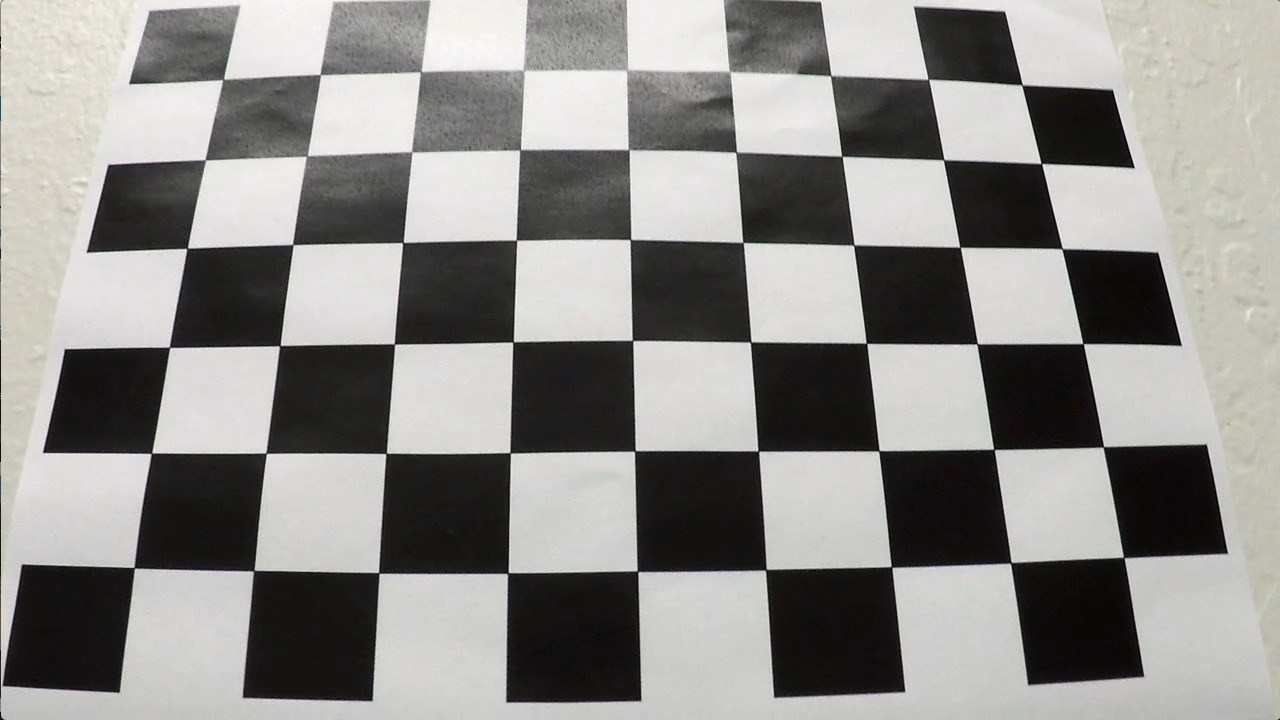
#> input picture camera_cal/calibration3.jpg, 1280 x 720 px
$ python finding_lines.py   (Python 2 division)   (older library calls are emulated)
#> lines starting #> are read from the running program, lines starting #| are printed output that depends on the picture; after the words box and inside, x2 and y2 are one past the last pixel; in counts of white or black regions, pixels touching at a corner belong together
### undistort.py
"""
Dealing with camera distortion and calibration.
"""

import cv2
import glob
import matplotlib.pyplot as plt
import numpy as np
import shelve
import tqdm

from utils import full_fname_to_core_name, show_transformation_on_test_images

NX = 9
NY = 6


def compute_corners(img, nx=NX, ny=NY, draw_corners_name=None):
    """ Compute corners in the calibration image """
    # Convert to grayscale
    gray = cv2.cvtColor(img, cv2.COLOR_BGR2GRAY)

    # Find the chessboard corners
    ret, corners = cv2.findChessboardCorners(gray, (nx, ny), None)

    # If found, draw and display the corners
    if ret and draw_corners_name:
        cv2.drawChessboardCorners(img, (nx, ny), corners, ret)
        plt.imsave('out/{}.png'.format(draw_corners_name), img)
    return ret, corners


# [5 lines left out: function illustrate_found_corners, not called in this run]


def compute_undistortion_parameters(nx=NX, ny=NY):
    # 3d points in real world, like [0, 0, 0], [1, 0, 0]
#> called with nx = 9, ny = 6
    object_points = np.zeros((ny*nx, 3), np.float32)
    object_points[:, :2] = np.mgrid[0:nx, 0:ny].T.reshape(-1, 2)

    obj_pt_acc = []
    img_pt_acc = []

    for img_fname in glob.glob('camera_cal/*'):
        img = cv2.imread(img_fname)
#> img is the input picture: shape (720, 1280, 3); mean B, G, R 138.1, 141, 141.8
        ret, corners = compute_corners(img)
#> in compute_corners, `ret, corners = cv2.findChessboardCorners(gray, (nx, ny), None)`: ret = True; corners = 54 rows, first 8: [224.4, 78.44], [319.5, 74.21], [421.5, 70.78], [524.5, 70.76], [625.8, 70.84], [729.5, 71.51], [830.6, 75.96], [927.9, 78.63]
#> ret = True

        if ret:
            obj_pt_acc.append(object_points)
            img_pt_acc.append(corners)

    img_size = img.shape[1], img.shape[0]

    ret, mtx, dist, rvecs, tvecs = cv2.calibrateCamera(obj_pt_acc, img_pt_acc,
                                                       img_size, None, None)
#> ret = 1.12; mtx = [[1364.2, 0, 697.7], [0, 1379.1, 344.7], [0, 0, 1]]; dist = [[-0.327, -0.363, 0.018, -0.00245, 1.48]]; rvecs = ([-0.514, -0.0895, -0.0234],); tvecs = ([-4.67, -2.64, 12.53],)

    assert ret, "Failed to compute undistortion parameters"

    return {
      "camera matrix": mtx,
      "distortion coefficients": dist,
      "rotation vectors": rvecs,
      "translations vectors": tvecs
    }


def easy_undistortion_params():
    s = shelve.open('stuff.db', writeback=True)
    if 'dist params' in s:
        params = s['dist params']
    else:
        params = compute_undistortion_parameters()
#> params = {'camera matrix': [[1364.2, 0, 697.7], [0, 1379.1, 344.7], [0, 0, 1]], 'distortion coefficients': [[-0.327, -0.363, 0.018, -0.00245, 1.48]], 'rotation vectors': ([-0.514, -0.0895, -0.0234],), 'translations vectors': ([-4.67, -2.64, 12.53],)}
        s['dist params'] = params
    s.close()
    return params['camera matrix'], params['distortion coefficients']


def undistort_factory():
    camera_matrix, distortion_coeffs = easy_undistortion_params()
#> camera_matrix has the same summary as mtx in compute_undistortion_parameters; distortion_coeffs = [[-0.327, -0.363, 0.018, -0.00245, 1.48]]
    f = lambda img: cv2.undistort(img, camera_matrix, distortion_coeffs,
                                  None, camera_matrix)
    return f


# [9 lines left out: function show_undistortion_on_checkboard_images, not called in this run]


def show_distortion_on_test_images():
    undist = undistort_factory()
    show_transformation_on_test_images(undist, 'undist')


# [39 lines left out: functions writeup_visualisation_checkerboard, writeup_visualisation_car, not called in this run]


# [6 lines that do not run on import are left out]

### utils.py
import cv2
import glob
import tqdm


def full_fname_to_core_name(img_fname):
    """ hehe/biz.png -> biz """
    return img_fname.split('/')[-1].split('.')[0]


def show_transformation_on_test_images(transformation, name):
    """
    Loop over test images
    """
#> called with name = 'lane finding'
    for img_fname in tqdm.tqdm(glob.glob('img/*')):
        img = cv2.imread(img_fname)
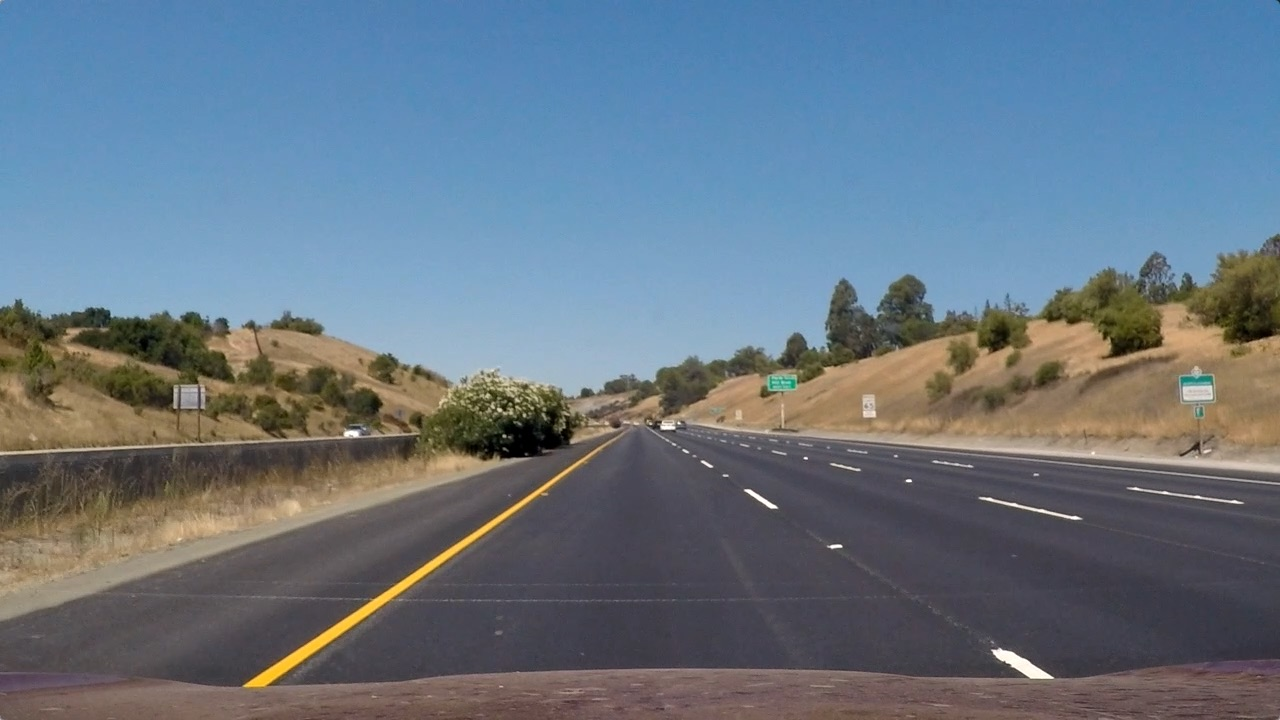
#> input picture img/straight_lines1.jpg, 1280 x 720 px
#> img is the input picture: shape (720, 1280, 3); mean B, G, R 131.2, 117.7, 103.2
        fname = full_fname_to_core_name(img_fname)
        post_img = transformation(img)
        cv2.imwrite('out/' + name + '_{}.png'.format(fname), post_img)

### color_grad.py
"""
Detecting the lane lines in the input image via thresholding
color spaces and functions of Sobel derivative operator.
"""
import cv2
import ipdb
import matplotlib.pyplot as plt
import numpy as np

from undistort import undistort_factory
from utils import show_transformation_on_test_images


SETTINGS = {
    "kernel_size" : 31,
    "x_abs" : (55, 150),
    "quad" : (50, 255),
    "dir" : (0.70, 1.15),
    "s" : (170, 255),  # s from HLS
    "red" : (200, 255)
}


def sobel_norm_thresh(img, norm, kernel_size, t_min, t_max):
    """
    Detect where abs of sobel operator applied to image is in given range.
    Output is a binary image with 1 where it is the case.
    """
#> called with norm = 'x_abs', kernel_size = 31, t_min = 55, t_max = 150
    gray = cv2.cvtColor(img, cv2.COLOR_RGB2GRAY)
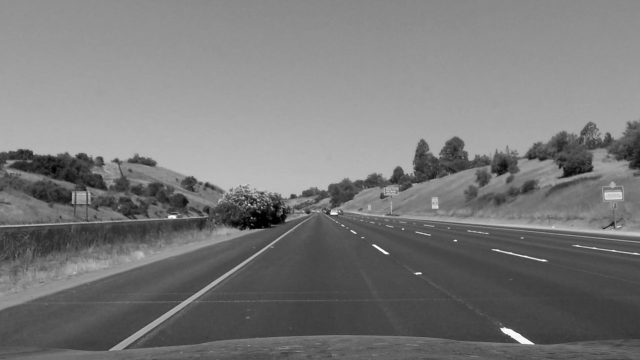
#> gray: shape (720, 1280) (shown at 1/2 size); min 0, max 254, mean 120.6
    if norm == 'y_abs':
        sobel = cv2.Sobel(gray, cv2.CV_64F, 0, 1, ksize=kernel_size)
        norm = np.absolute(sobel)
    elif norm == 'x_abs':
        sobel = cv2.Sobel(gray, cv2.CV_64F, 1, 0, ksize=kernel_size)
        norm = np.absolute(sobel)
    elif norm == 'quadratic':
        x = cv2.Sobel(gray, cv2.CV_64F, 1, 0, kernel_size)
        y = cv2.Sobel(gray, cv2.CV_64F, 0, 1, kernel_size)
        norm = np.sqrt(x * x + y * y)
    else:
        raise Exception("Unhandled sobel operator norm.")

    # Scale to 8-bit (0 - 255) and convert to np.uint8
    sobel_scaled = np.uint8(255 * norm / np.max(norm))
    mask = np.zeros_like(sobel_scaled)
    mask[(sobel_scaled >= t_min) & (sobel_scaled <= t_max) ] = 1
    return mask


def grad_dir_threshold(img, kernel_size, t_min, t_max):
    """
    On binary output image mark places where in the input image the direction of
    sobel operator is in the input range.
    """
    gray = cv2.cvtColor(img, cv2.COLOR_RGB2GRAY)
    abs_x = np.absolute(cv2.Sobel(gray, cv2.CV_64F, 1, 0, ksize=kernel_size))
    abs_y = np.absolute(cv2.Sobel(gray, cv2.CV_64F, 0, 1, ksize=kernel_size))

    # Calculate the direction of the gradient
    direction = np.arctan2(abs_y, abs_x)
    mask = np.uint8(np.zeros_like(direction))

    mask = np.zeros_like(direction, dtype=np.uint8)
    mask[(direction >= t_min) & (direction <= t_max)] = 1
    return mask


def hls_threshold(img, t_min=0, t_max=255):
    hls = cv2.cvtColor(img, cv2.COLOR_RGB2HLS)
    s_chan = hls[:,:,2]
    mask = np.zeros_like(s_chan)
    mask[(s_chan > t_min) & (s_chan <= t_max)] = 1
    return mask


def red_threshold(img, t_min, t_max):
    red = img[:,:,0]
    mask = np.zeros_like(red, dtype=np.uint8)
    mask[(red >= t_min) & (red <= t_max)] = 1
    return mask


def combined_thresholding(img, settings=SETTINGS):

    abs_x = sobel_norm_thresh(img, norm='x_abs',
                              kernel_size=settings['kernel_size'],
                              t_min=settings['x_abs'][0],
                              t_max=settings['x_abs'][1])
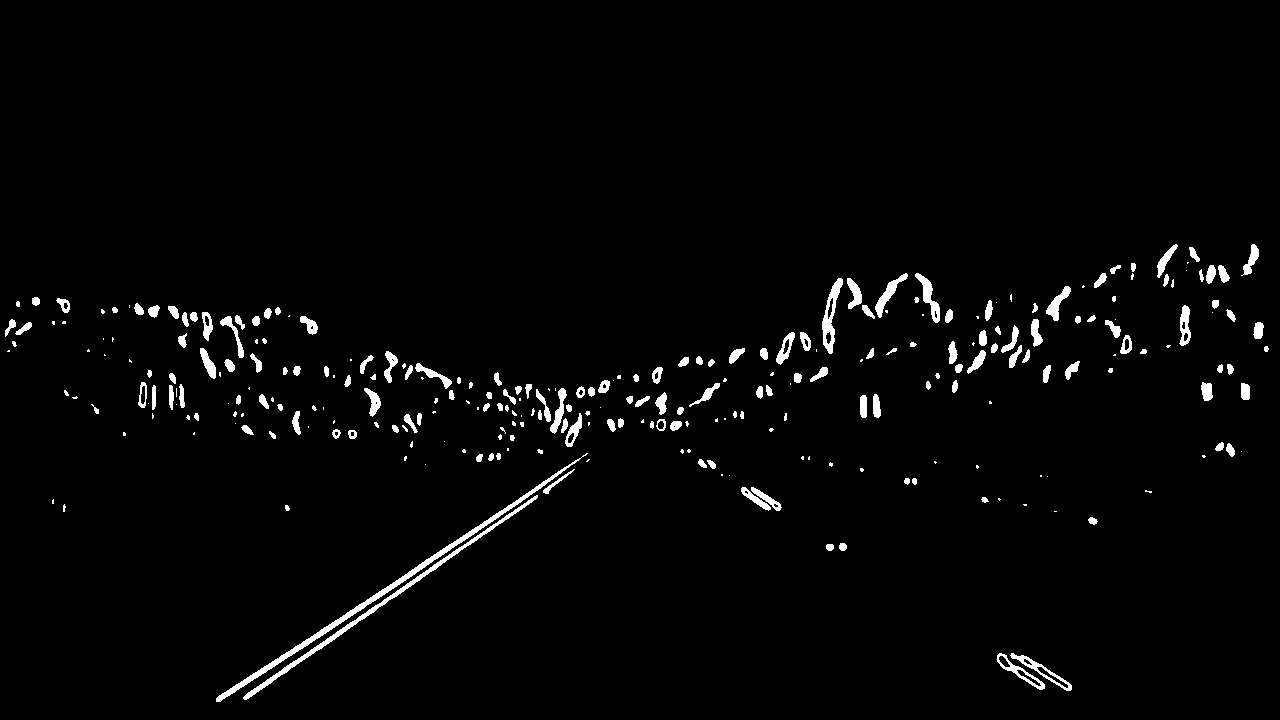
#> abs_x: shape (720, 1280); values 0 (black) and 1 (white), 2.3% white; 288 white regions (110 under 20 px), largest, box (x1, y1, x2, y2) and area: (216, 453, 588, 702) 2160, (243, 495, 538, 700) 1522, (822, 278, 843, 354) 616

    quad = sobel_norm_thresh(img, norm='quadratic',
                              kernel_size=settings['kernel_size'],
                              t_min=settings['quad'][0],
                              t_max=settings['quad'][1])
#> call 2 of sobel_norm_thresh, with norm = 'quadratic', kernel_size = 31, t_min = 50, t_max = 255
#> in sobel_norm_thresh (call 2), `x = cv2.Sobel(gray, cv2.CV_64F, 1, 0, kernel_size)`:
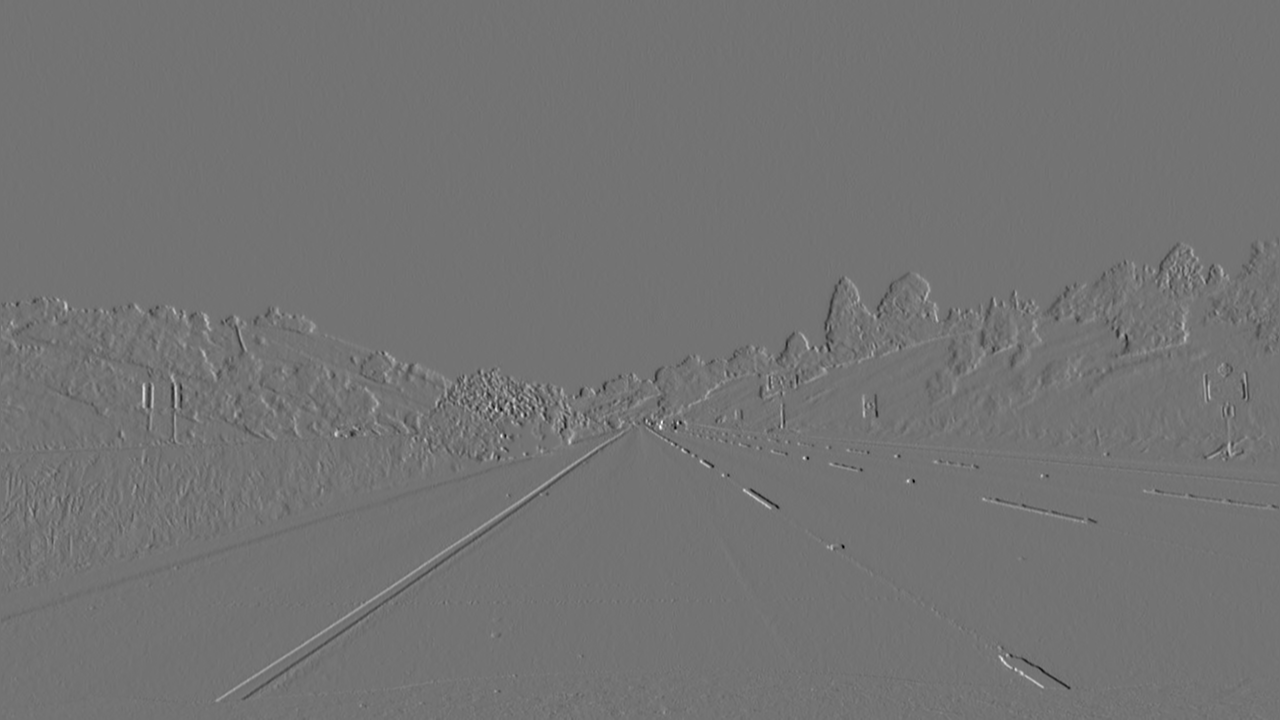
#> x: shape (720, 1280) float64; min -534, max 644, mean -0.1; drawn with min black and max white
#> (the rest of the program and of its run is left out)
